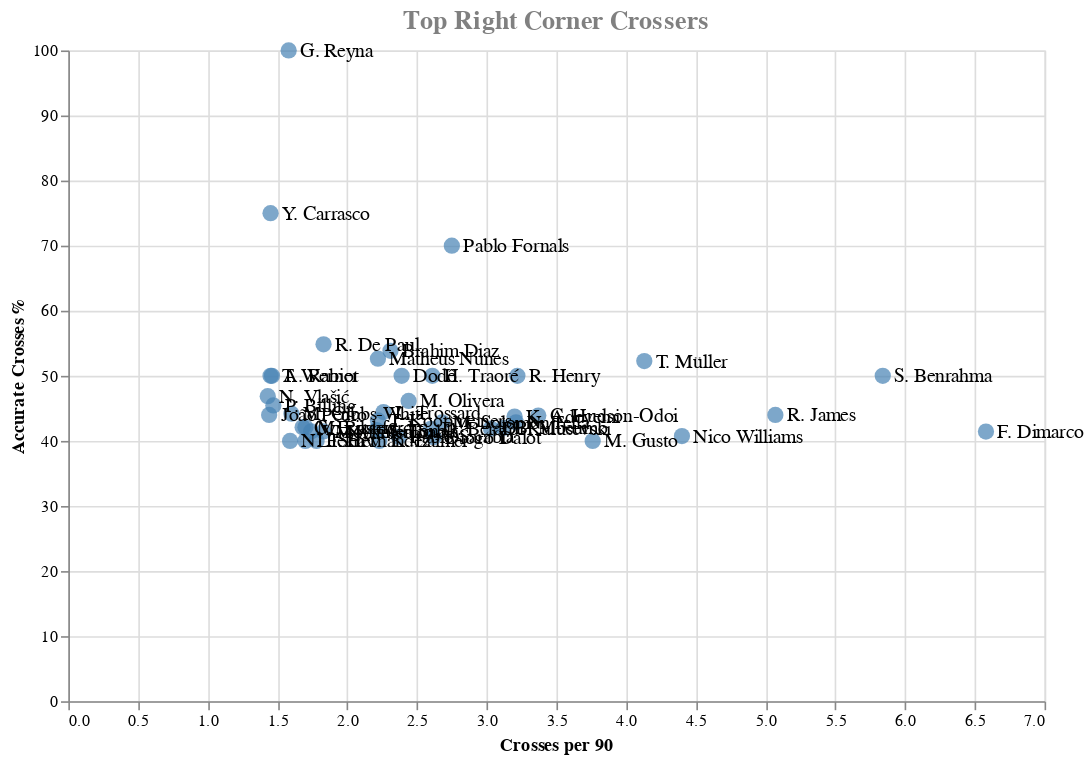

The cell this chart's notebook holds for it:
### Code cell
# Sample data (replace this with your actual data)
data = filtered_crossers  # Assuming you have already filtered the DataFrame

# Filter data for points in the top right corner
top_right_data = data[(data['Crosses_per_90'] > data['Crosses_per_90'].median()) & 
                      (data['Accurate_crosses_%'] > data['Accurate_crosses_%'].median())]

# Create the scatter plot using Altair for the top right corner points
scatter_plot = alt.Chart(top_right_data).mark_circle(
    size=100,  # Adjust the size of the points
    color='steelblue',  # Change the color of the points
    opacity=0.7  # Adjust the opacity of the points
).encode(
    x=alt.X('Crosses_per_90', axis=alt.Axis(title='Crosses per 90')),  # Set x-axis title
    y=alt.Y('Accurate_crosses_%', axis=alt.Axis(title='Accurate Crosses %')),  # Set y-axis title
    tooltip=['Player', 'Crosses_per_90', 'Accurate_crosses_%']
).properties(
    width=600,
    height=400,
    title='Top Right Corner Crossers'  # Set plot title
)

# Add player labels with customized style
text = scatter_plot.mark_text(
    align='left',
    baseline='middle',
    dx=7,  # Offset the labels to the right for better visibility
    fontSize=12,  # Adjust the font size of the labels
    color='black'  # Set the color of the labels
).encode(
    x='Crosses_per_90',
    y='Accurate_crosses_%',
    text='Player'
)

# Combine the scatter plot and text
scatter_plot_with_labels = (scatter_plot + text).configure_title(
    fontSize=16,  # Adjust the font size of the title
    fontWeight='bold',  # Set the font weight of the title to bold
    color='gray'  # Set the color of the title
)

# Show the scatter plot with player labels
scatter_plot_with_labels

### Figure 1 — Vega-Lite specification as saved in the notebook (floating-point values rounded to 4 significant figures)
{"config": {"view": {"continuousWidth": 300, "continuousHeight": 300}, "title": {"color": "gray", "fontSize": 16, "fontWeight": "bold"}}, "layer": [{"mark": {"type": "circle", "color": "steelblue", "opacity": 0.7, "size": 100}, "encoding": {"tooltip": [{"field": "Player", "type": "nominal"}, {"field": "Crosses_per_90", "type": "quantitative"}, {"field": "Accurate_crosses_%", "type": "quantitative"}], "x": {"axis": {"title": "Crosses per 90"}, "field": "Crosses_per_90", "type": "quantitative"}, "y": {"axis": {"title": "Accurate Crosses %"}, "field": "Accurate_crosses_%", "type": "quantitative"}}, "title": "Top Right Corner Crossers"}, {"mark": {"type": "text", "align": "left", "baseline": "middle", "color": "black", "dx": 7, "fontSize": 12}, "encoding": {"text": {"field": "Player", "type": "nominal"}, "tooltip": [{"field": "Player", "type": "nominal"}, {"field": "Crosses_per_90", "type": "quantitative"}, {"field": "Accurate_crosses_%", "type": "quantitative"}], "x": {"field": "Crosses_per_90", "type": "quantitative"}, "y": {"field": "Accurate_crosses_%", "type": "quantitative"}}, "title": "Top Right Corner Crossers"}], "data": {"name": "data-f03ca20c72247ba0dad9120c17ab94bf"}, "height": 400, "width": 600, "$schema": "https://vega.github.io/schema/vega-lite/v5.16.3.json", "datasets": {"data-f03ca20c72247ba0dad9120c17ab94bf": [{"Player": "F. Dimarco", "Team": "Internazionale", "Crosses_per_90": 6.58, "Accurate_crosses_%": 41.44}, {"Player": "S. Benrahma", "Team": "Olympique Lyonnais", "Crosses_per_90": 5.84, "Accurate_crosses_%": 50.0}, {"Player": "R. James", "Team": "Chelsea", "Crosses_per_90": 5.07, "Accurate_crosses_%": 44.0}, {"Player": "Nico Williams", "Team": "Athletic Bilbao", "Crosses_per_90": 4.4, "Accurate_crosses_%": 40.74}, {"Player": "T. Müller", "Team": "Bayern München", "Crosses_per_90": 4.13, "Accurate_crosses_%": 52.27}, {"Player": "M. Gusto", "Team": "Chelsea", "Crosses_per_90": 3.76, "Accurate_crosses_%": 40.0}, {"Player": "C. Hudson-Odoi", "Team": "Nottingham Forest", "Crosses_per_90": 3.37, "Accurate_crosses_%": 43.9}, {"Player": "R. Henry", "Team": "Brentford", "Crosses_per_90": 3.22, "Accurate_crosses_%": 50.0}, {"Player": "N. Tella", "Team": "Bayer Leverkusen", "Crosses_per_90": 3.21, "Accurate_crosses_%": 42.86}, {"Player": "K. Adeyemi", "Team": "Borussia Dortmund", "Crosses_per_90": 3.2, "Accurate_crosses_%": 43.75}, {"Player": "B. Mbeumo", "Team": "Brentford", "Crosses_per_90": 3.12, "Accurate_crosses_%": 42.0}, {"Player": "D. Kulusevski", "Team": "Tottenham Hotspur", "Crosses_per_90": 3.03, "Accurate_crosses_%": 41.89}, {"Player": "Pablo Fornals", "Team": "Real Betis", "Crosses_per_90": 2.75, "Accurate_crosses_%": 70.0}, {"Player": "M. Solomon", "Team": "Tottenham Hotspur", "Crosses_per_90": 2.68, "Accurate_crosses_%": 42.86}, {"Player": "Diogo Dalot", "Team": "Manchester United", "Crosses_per_90": 2.62, "Accurate_crosses_%": 40.58}, {"Player": "H. Traoré", "Team": "Napoli", "Crosses_per_90": 2.61, "Accurate_crosses_%": 50.0}, {"Player": "D. Berardi", "Team": "Sassuolo", "Crosses_per_90": 2.6, "Accurate_crosses_%": 41.86}, {"Player": "M. Olivera", "Team": "Napoli", "Crosses_per_90": 2.44, "Accurate_crosses_%": 46.15}, {"Player": "Dodô", "Team": "Fiorentina", "Crosses_per_90": 2.39, "Accurate_crosses_%": 50.0}, {"Player": "Pablo Sarabia", "Team": "Wolverhampton Wanderers", "Crosses_per_90": 2.37, "Accurate_crosses_%": 40.63}, {"Player": "Brahim Diaz", "Team": "Real Madrid", "Crosses_per_90": 2.31, "Accurate_crosses_%": 53.85}, {"Player": "L. Trossard", "Team": "Arsenal", "Crosses_per_90": 2.26, "Accurate_crosses_%": 44.44}, {"Player": "K. Laimer", "Team": "Bayern München", "Crosses_per_90": 2.23, "Accurate_crosses_%": 40.0}, {"Player": "Matheus Nunes", "Team": "Manchester City", "Crosses_per_90": 2.22, "Accurate_crosses_%": 52.63}, {"Player": "T. Koopmeiners", "Team": "Atalanta", "Crosses_per_90": 2.22, "Accurate_crosses_%": 43.14}, {"Player": "S. Tonali", "Team": "Newcastle United", "Crosses_per_90": 2.21, "Accurate_crosses_%": 41.67}, {"Player": "R. De Paul", "Team": "Atlético Madrid", "Crosses_per_90": 1.83, "Accurate_crosses_%": 54.84}, {"Player": "Mohamed Salah", "Team": "Liverpool", "Crosses_per_90": 1.83, "Accurate_crosses_%": 41.46}, {"Player": "T. Hernández", "Team": "Milan", "Crosses_per_90": 1.78, "Accurate_crosses_%": 40.0}, {"Player": "V. Mykolenko", "Team": "Everton", "Crosses_per_90": 1.74, "Accurate_crosses_%": 41.46}, {"Player": "M. Rashford", "Team": "Manchester United", "Crosses_per_90": 1.7, "Accurate_crosses_%": 42.11}, {"Player": "L. Shaw", "Team": "Manchester United", "Crosses_per_90": 1.7, "Accurate_crosses_%": 40.0}, {"Player": "C. Eriksen", "Team": "Manchester United", "Crosses_per_90": 1.68, "Accurate_crosses_%": 42.11}, {"Player": "M. Gibbs-White", "Team": "Nottingham Forest", "Crosses_per_90": 1.6, "Accurate_crosses_%": 44.19}, {"Player": "N. Fekir", "Team": "Real Betis", "Crosses_per_90": 1.59, "Accurate_crosses_%": 40.0}, {"Player": "G. Reyna", "Team": "Borussia Dortmund", "Crosses_per_90": 1.58, "Accurate_crosses_%": 100.0}, {"Player": "P. Billing", "Team": "Bournemouth", "Crosses_per_90": 1.47, "Accurate_crosses_%": 45.45}, {"Player": "A. Rabiot", "Team": "Juventus", "Crosses_per_90": 1.46, "Accurate_crosses_%": 50.0}, {"Player": "Y. Carrasco", "Team": "Al Shabab", "Crosses_per_90": 1.45, "Accurate_crosses_%": 75.0}, {"Player": "T. Werner", "Team": "RB Leipzig", "Crosses_per_90": 1.45, "Accurate_crosses_%": 50.0}, {"Player": "João Pedro", "Team": "Brighton", "Crosses_per_90": 1.44, "Accurate_crosses_%": 44.0}, {"Player": "N. Vlašić", "Team": "Torino", "Crosses_per_90": 1.43, "Accurate_crosses_%": 46.88}]}}
